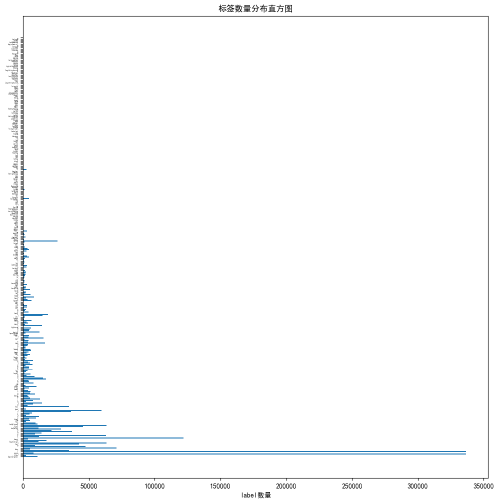
#> input picture img/1.png, 997 x 1006 px, found by its file name (shown at 1/2 size); its folder holds 4 pictures in this run
$ jupyter execute --allow-errors preprocess.ipynb
#> lines starting #> are read from the running program, lines starting #| are printed output that depends on the picture
## 一、数据预处理

### 1.1、转换数据格式

[cell 1]
import os
import json
import tqdm
import shutil

root = "./trainning set"
save_root = "./icpr2024"
os.makedirs(os.path.join(save_root, "img"), exist_ok=True)

#> (the rest of this cell did not finish here and is left out)

### 1.2、数据清理

[cell 2]
import os
import tqdm

img_dir = "./icpr2024/img"
label_file = "./icpr2024/img_src.txt"
save_label_file = "./icpr2024/img.txt"

err_dict = {
    "\\begin {array}":"\\begin{array}",
    "\\end {array}":"\\end{array}",
    "\\begin { a l i g n e d }":"\\begin{aligned}",
    "\\end { a l i g n e d }":"\\end{aligned}",
    "\\begin { a r r a y }":"\\begin{array}",
    "\\end { a r r a y }":"\\end{array}",
    "\\begin { c a s e s }":"\\begin{cases}",
    "\\end { c a s e s }":"\\end{cases}",
    "\\begin { m a t r i x }":"\\begin{matrix}",
    "\\end { m a t r i x }":"\\end{matrix}",
    "\\begin { b m a t r i x }":"\\begin{bmatrix}",
    "\\end { b m a t r i x }":"\\end{bmatrix}",
    "\\le s s d o t":"\\lessdot",
    "\\le s s g t r":"\\lessgtr",
    "\\le a d s t o":"\\leadsto",
    "\\le s s s i m":"\\lesssim",
    "\\le q s l a n t":"\\leqslant",
    "\\le f t r i g h t h a r p o o n s":"\\leftrightharpoons",
    "\\le f t r i g h t a r r o w s":"\\leftrightarrows",
    "\\le f t l e f t a r r o w s":"\\leftleftarrows",
    "\\le f t r i g h t a r r o w":"\\leftrightarrow",
    "\\le f t a r r o w":"\\leftarrow",
    "\\le f t .":"\\left.",
    "\\le f t":"\\left",
    "\\le q":"\\leq",
    "\\ge q":"\\geq",
    "\\geq s l a n t":"\\geqslant",
    "\\ne q":"\\neq",
    "\\cdot s":"\\cdots",
    "\\ne w l i n e":"\\newline",
    "\\lim i t s":"\\limits",
    "\\in f t y":"\\infty",
    "\\in t":"\\int",
    "\\in f":"\\inf",
    "\\not i n":"\\notin",
    "\\sim e q":"\\simeq",
    "\\dot e q":"\\doteq",
    "\\ l d o t s":"\\ldots",
    "\\ c d o t s":"\\cdots",
    "\\doteq d o t":"\\doteqdot",
    "\\circ l e a r r o w r i g h t":"\\circlearrowright",
    "\\circ l e a r r o w l e f t":"\\circlearrowleft",
    "\\circ l e d a s t":"\\circledast",
    "\\ddot s":"\\ddots",
    "\\ m a t h r m":"\\mathrm",
    " \\ |":" \\|",
    "\\ r a n g l e":"\\rangle",
    "\\ l a n g l e":"\\langle",
    "\\right a r r o w":"\\rightarrow",
    "\\left a r r o w":"\\leftarrow",
    "\\to p":"\\top",
    "\\lt i m e s": "\\ltimes",
    "\\gt r s i m":"\\gtrsim",
    "\\gt r l e s s":"\\gtrless",
    "\\ll l":"\\lll",
    "\\gg g":"\\ggg",
    "\\ne g":"\\neg",
    "\\ne a r r o w":"\\nearrow",
    "\\mu l t i r o w":"\\multirow",
    "\\mu l t i c o l u m n":"\\multicolumn",
    "\\mu l t i m a p":"\\multimap",
    "\\pi t c h f o r k":"\\pitchfork",
    "\\ll c o r n e r":"\\llcorner",
    "\\ll b r a c k e t":"\\llbracket",
    "\\succ c u r l y e q":"\\succcurlyeq",
    "\\succ s i m":"\\succsim",
    "\\succ e q":"\\succeq",
    "\\prec c u r l y e q":"\\preccurlyeq",
    "\\prec s i m":"\\precsim",
    "\\prec e q":"\\preceq",
    "\\nprec e q":"\\npreceq",
    "\\check m a r k":"\\checkmark",
    "\\right l e f t h a r p o o n s":"\\rightleftharpoons",
    "\\right r i g h t a r r o w s":"\\rightrightarrows",
    "\\right s q u i g a r r o w":"\\rightsquigarrow",
    "\\right l e f t a r r o w s":"\\rightleftarrows",
    "\\right a r r o w":"\\rightarrow",
    "\\nsucc e q":"\\nsucceq",
    "\\subset n e q q":"\\subsetneqq",
    "\\subset n e q":"\\subsetneq",
    "\\subset n e q q":"\\subsetneqq",
    "\\subset e q":"\\subseteq",
    "\\supset n e q q":"\\supsetneqq",
    "\\supset n e q":"\\supsetneq",
    "\\supset e q q":"\\supseteqq",
    "\\supset e q":"\\supseteq",
    "\\triangle r i g h t":"\\triangleright",
    "\\triangle l e f t":"\\triangleleft",
    "\\triangle q":"\\triangleq",
    "\\ s u b s t a c k":"\\substack",
    "\\ s u p":"\\sup",
    "\\sqsubset e q":"\\sqsubseteq",
    "\\sqsupset e q":"\\sqsupseteq",
    "\\supsetneq q":"\\supsetneqq",
    "\\subsetneq q":"\\subsetneqq",
    "\\leftrightarrow s":"\\leftrightarrows",
    "\\ L o n g r i g h t a r r o w":"\\Longrightarrow",
    "\\ L o n g l e f t r i g h t a r r o w":"\\Longleftrightarrow",
    "\\ l o n g l e f t r i g h t a r r o w":"\\longleftrightarrow",
    "\\ s t a c k r e l":"\\stackrel",
    "\\ t e x t":"\\text",
    "\\ m a x":"\\max",
    "\\ m i n":"\\min",
    "\\ m i d":"\\mid",
    "\\ b o x p l u s":"\\boxplus",
    "\\ s h a r p":"\\sharp",
    "\\ v a r O m e g a":"\\varOmega",
    "\\ v a r k a p p a":"\\varkappa",
    "\\ o v e r p a r e n":"\\overparen",
    "\\ d d a g g e r":"\\ddagger",
    "\\ h d a s h l i n e":"\\hdashline",
    " \\ l g":" \\lg",
    "\\ B o x":"\\Box",
    "\\ a r c s i n":"\\arcsin",
    "\\ a r c c o s":"\\arccos",
    "\\ a r c t a n":"\\arctan",
    "\\ r m":"\\rm",
    "\\ c o t":"\\cot",
    "\\ s e c":"\\sec",
    "\\ c s c":"\\csc",
    "\\ e x p":"\\exp",
    "\\ i i i n t":"\\iiint",
    "\\ i i n t":"\\iint",
    "\\ s q u a r e":"\\square",
    "\\ b m o d":"\\bmod",
    "\\ a r g":"\\arg",
    "\\ #":"\\#",
    " \\ &":" \\&",
    "\\ \\{": "\\\\ {",
    "< s p a c e >":"<space/>",
    "< / s p a c e >":"<space/>",
}


#> (the rest of this cell did not finish here and is left out)

### 1.3、生成字典

[cell 3]
labels_list = ["./icpr2024/img.txt"]

total_lines = []
#> (the rest of this cell did not finish here and is left out)

### 1.4、切分数据

[cell 4]
import random
import os
import cv2
import tqdm

labels = [
    "./icpr2024/img.txt",
]

dirs = [
    "./icpr2024/img",
]

dirs_label=[
    "img",
]

total_labels = {}
#> (the rest of this cell did not finish here and is left out)

## 二、数据统计

### 2.1、标签图片尺寸统计

[cell 5]
import os
import cv2
import numpy as np

h_hist = []
w_hist = []
root = "./icpr_data/img"
for file in os.listdir(root):
    img = cv2.imread(os.path.join(root, file))
#> img is the input picture: shape (1006, 997, 3); mean B, G, R 251.8, 251.1, 250.1
    h, w = img.shape[:2]
#> h = 1006; w = 997
    h_hist.append(h)
    w_hist.append(w)

#H
print("===================>H的参数：")
print("均值:", np.mean(h_hist))
print("中位数:", np.median(h_hist))
print("最大值:", np.max(h_hist))
print("最小值:", np.min(h_hist))
#W
print("===================>W的参数：")
print("均值:", np.mean(w_hist))
print("中位数:", np.median(w_hist))
print("最大值:", np.max(w_hist))
print("最小值:", np.min(w_hist))

[cell 6]
import matplotlib.pyplot as plt

lab_list = []
lab_dict = {}
#> (the rest of this cell did not finish here and is left out)

[cell 7]
import pandas as pd
s = pd.cut(lab_list, bins=[x for x in range(0, 1050 + 1, 20)])

values = s.value_counts().values
print(s.categories)
labels = [i*20 for i in range((1050+1)//20)]
print(labels)
df = pd.DataFrame(values, index=labels)
df.plot(kind='bar', legend=False,)
plt.xticks(rotation=15)
plt.ylabel('频数')
plt.xlabel('区间')
plt.show()
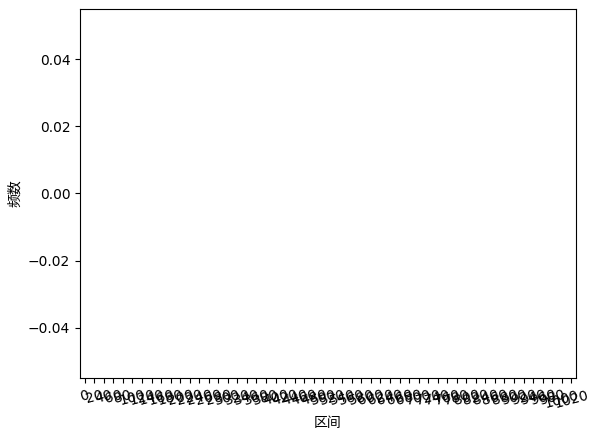
#> figure drawn by matplotlib, 1 panel
